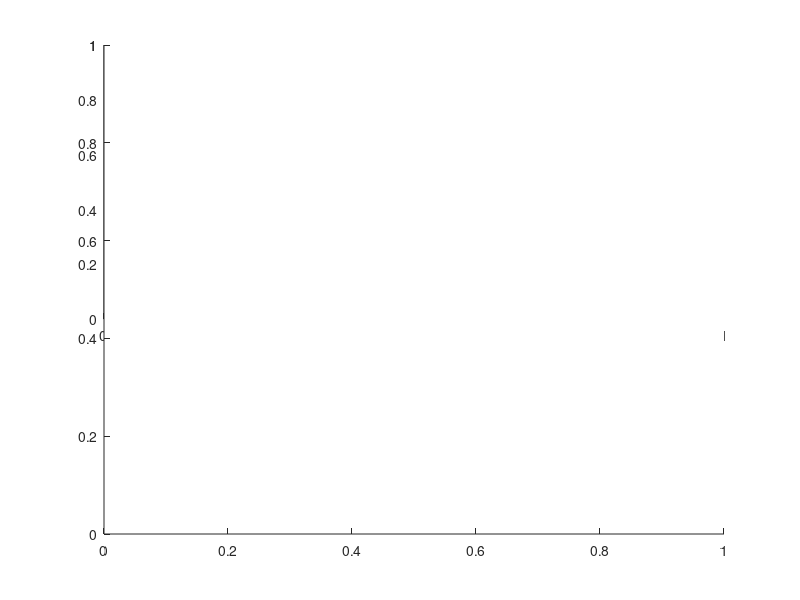

MATLAB code for this plot: (Note: this script raises an error after producing the figure.)
% Plot Rough
% Plot Smooth
h = subplot(5,1,[1:3]);


n = 4;
y = [1 1 1.05 1.05]';

% Plot X and Y data
h = axes;
plot(h,dataOut.ADDS_010{n}.smooth(:,2),dataOut.ADDS_010{n}.smooth(:,3)./fixParams.ScreenResolution(1),dataOut.ADDS_010{n}.smooth(:,2), dataOut.ADDS_010{n}.smooth(:,4)./fixParams.ScreenResolution(2));

% Prep fixation list highlighting 
clear fixes_s
fixes_s.FaceColor = 'red';
fixes_s.FaceAlpha = 0.8;
fixes_s.EdgeColor = 'none';
fixes_s.Vertices = [];

% Generate coordinates for each of the fixtions
for fix_n = 1:size(dataOut.ADDS_010{n}.fixList_init,1)
    x = [dataOut.ADDS_010{n}.fixList_init(fix_n, 8:9), dataOut.ADDS_010{n}.fixList_init(fix_n, 9:-1:8)]';
    fixes_s.Vertices = [fixes_s.Vertices; x y];
end 

fixes_s.Faces = reshape(1:length(fixes_s.Vertices), 4, length(fixes_s.Vertices)/4)';

patch(fixes_s)
ylim([0 max(y)]); % set Y limits
set(h, 'ytick', [])
h.YRuler.Axle.Visible = 'off';
set(h, 'box', 'off')
set(h, 'xgrid', 'on')